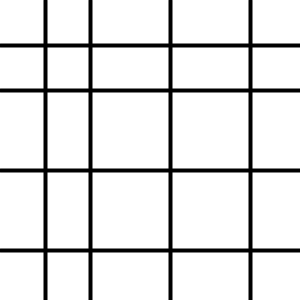
Frame 1 (no input)
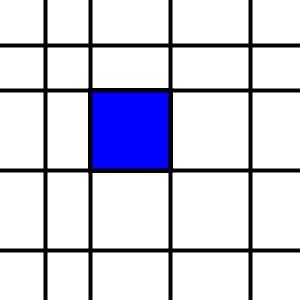
Frame 60 (the mouse pressed at the canvas centre just before this capture)
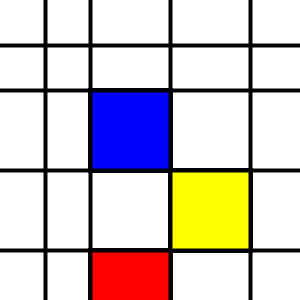
Frame 120 (the mouse held since frame 60 and released just before this capture)

The Processing sketch that drew these frames (run headless with seeded random() and noise(); from frame 60 on, the mouse is pressed at the canvas centre):

// Processing sketch: Thing_Project_v3
// ── Thing_Project_v3.pde
color boxColor=color(255,0,0);
color boxtwoColor=color(255,255,0);
color boxthreeColor=color(0,0,255);

float boxX=90;
float boxY=90;
float boxH=80;
float boxW=80;


int timer = 0;


void setup(){
  
 size(300,300);
 background(255);
 
 
 line(45,0,45,300);
 stroke(0);
 strokeWeight(4);
 
 line(45,0,45,300);
 stroke(0);
 strokeWeight(4);
 
 line(0,45,300,45);
 stroke(0);
 strokeWeight(4);
 
 line(90,0,90,300);
 stroke(0);
 strokeWeight(4);
 
 line(0,90,300,90);
 stroke(0);
 strokeWeight(4);
 
 line(170,0,170,300);
 stroke(0);
 strokeWeight(4);
 
 line(0,170,300,170);
 stroke(0);
 strokeWeight(4);
 
 line(250,0,250,300);
 stroke(0);
 strokeWeight(4);
 
 line(0,250,300,250);
 stroke(0);
 strokeWeight(4);

 }


void draw(){



if (timer > 75) {
     fill(boxthreeColor); 
     rect(boxX,boxY,boxH,boxW);
  } else {
     fill(boxColor);
       
     timer++;
  }
  
  if (timer > 150) {
     fill(boxColor); 
     rect(boxX,boxY+160,boxH,boxW);
  } else {
     fill(boxColor);
       
     timer++;
  }
  
   if (timer > 200) {
     fill(boxtwoColor); 
     rect(boxX+80,boxY+80,boxH,boxW);
  } else {
     fill(boxColor);
       
     timer++;
  }
  
 }



  
